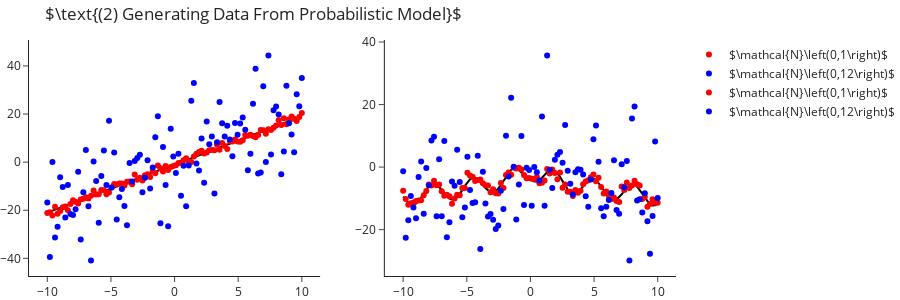

Notebook cell for this chart:
### Markdown cell above
Next, we want to define a probabilistic model based on the models seen before. Let us assume that the sample noise has a Gaussian distribution, centered around zero with some variance. So:

$$ Y^{\left(1\right)} = 2X - 1 + \varepsilon, \quad\quad Y^{\left(2\right)} = 3sin\left(2X - 2\right) - 3 \sqrt{|X|} + \varepsilon $$

where $\varepsilon\sim\mathcal{N}\left(0,\sigma^2\right)$ for some values of $\sigma^2$. We will further assume that the noise of different samples is independent of the other samples. So we could write it as $\varepsilon_1,\ldots,\varepsilon_m\overset{iid}{\sim}\mathcal{N}\left(0,\sigma^2\right)$ or in vector notations $\varepsilon\sim\mathcal{N}\left(0,\sigma^2 I_m\right)$, where $\mathcal{N}$ now refers to a $m$ dimensional multivariate normal distribution.

### Code cell
Y1_noisy   = Y1 + np.random.normal(0, 1, size=m)
Y1_noisier = Y1 + np.random.normal(0, 12, size=m)

Y2_noisy   = Y2 + np.random.normal(0, 1, size=m)
Y2_noisier = Y2 + np.random.normal(0, 12, size=m)


make_subplots(rows=1, cols=2)\
    .add_traces([go.Scatter(x=X, y=Y1, mode='lines', marker=dict(color="black"), showlegend=False),
                 go.Scatter(x=X, y=Y2, mode='lines', marker=dict(color="black"), showlegend=False)], 
                rows=[1,1], cols=[1,2])\
    .add_traces([go.Scatter(x=X, y=Y1_noisy,   mode='markers', marker=dict(color="red"),  name="$\\mathcal{N}\\left(0,1\\right)$"),
                 go.Scatter(x=X, y=Y1_noisier, mode='markers', marker=dict(color="blue"), name="$\\mathcal{N}\\left(0,12\\right)$"),
                 go.Scatter(x=X, y=Y2_noisy,   mode='markers', marker=dict(color="red"), name="$\\mathcal{N}\\left(0,1\\right)$"),
                 go.Scatter(x=X, y=Y2_noisier, mode='markers', marker=dict(color="blue"), name="$\\mathcal{N}\\left(0,12\\right)$")], 
    rows=1, cols=[1,1,2,2])\
    .update_layout(title_text=r"$\text{(2) Generating Data From Probabilistic Model}$", height=300)\
    .show()
